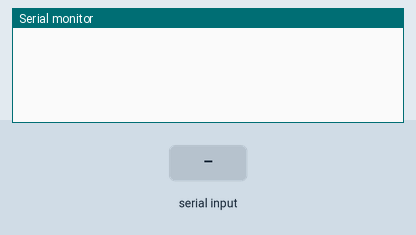
The sketch below on a simulated Arduino Mega 2560, built with avr-gcc and run on an emulated ATmega2560. On the bench: the last lines printed to the serial monitor. Inputs (shaded band) come from the test bench.

Above: at 1.2 s.
1.3 s: "1" received over the second serial link
At 3.5 s:
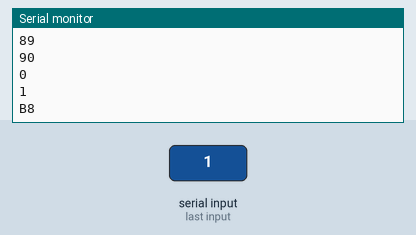
3.8 s: "0" received over the second serial link
At 5.2 s:
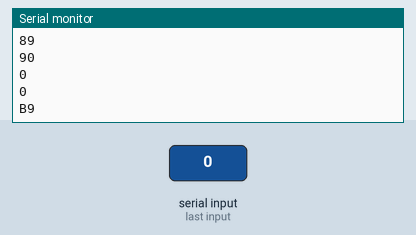
5.3 s: "2" received over the second serial link
At 6.8 s:
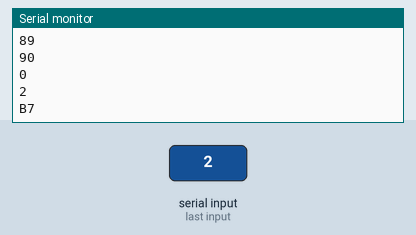
Timing chart, 0 to 8.3 s (numbered marks = the images above; inputs shaded):
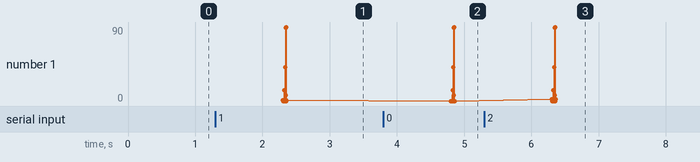

The sketch:

xbeeT.ino
```cpp
#include <string.h>
byte start = 0x7e;
byte length1 = 0x00;
String mensaje1;
String mensaje2;
const char* mensaje;
byte length2;
byte typeFrame = 0;
byte frameId = 0;
byte macXbeeR[8] = {0x00, 0x13, 0xa2, 0x00, 0x41, 0x07, 0x89, 0x90};
byte options = 00;
int sumMac;
int sumMessage;
byte checksum;
void setup() {
  // put your setup code here, to run once:
    Serial2.begin(9600);
    Serial3.begin(9600);
    Serial.begin(9600);
}
void loop() {
  // put your main code here, to run repeatedly:
  if (Serial2.available()){
    mensaje1 = Serial2.readString();
    Serial.println(mensaje1);
    mensaje2 = mensaje1.substring(0, mensaje1.length() - 2);
    Serial.print(mensaje2);
    mensaje = mensaje2.c_str();
    length2 = 9 + mensaje1.length();
    Serial.print(length2);
    for(int i = 0; i < sizeof(macXbeeR); i++){
      sumMac += macXbeeR[i];
    }
    for(int i = 0; i <  strlen(mensaje); i++){
      sumMessage += mensaje[i];
    }
    checksum = 0xff - ((sumMac + sumMessage) & 0xff);
    //Serial.println(checksum, HEX);
    Serial3.write(start); // Se envia 7E
    Serial.println(start, HEX);
    Serial3.write(length1);//
    Serial.println(length1, HEX);
    Serial3.write(length2);
    Serial.println(length2, HEX);
    Serial3.write(typeFrame);
    Serial.println(typeFrame, HEX);
    Serial3.write(frameId);
    Serial.println(frameId, HEX);
    for (int i = 0; i < sizeof(macXbeeR); i++){
      Serial3.write(macXbeeR[i]);
      Serial.println(macXbeeR[i], HEX);
    }
    Serial3.write(options);
    Serial.println(options, HEX);
    Serial3.write(mensaje);
    Serial.println(mensaje);
    Serial3.write(checksum);
    Serial.println(checksum, HEX);
    delay(500);
    checksum = 0;
    mensaje = "";
    sumMac = 0;
    sumMessage = 0;
  }
}
```

Measured:
- after the input at 1.3 s, the serial monitor: prints a new line after 1.0 s (image 1)
- after the input at 3.8 s, the serial monitor: prints a new line after 1.0 s (image 2)
- after the input at 5.3 s, the serial monitor: prints a new line after 1.0 s (image 3)
